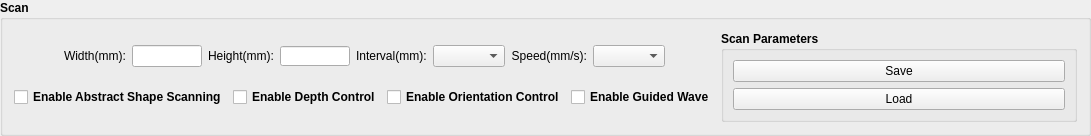
     <widget class="QGroupBox" name="groupBoxScan">
      <property name="geometry">
       <rect>
        <x>10</x>
        <y>120</y>
        <width>1091</width>
        <height>132</height>
       </rect>
      </property>
      <property name="font">
       <font>
        <weight>75</weight>
        <bold>true</bold>
       </font>
      </property>
      <property name="title">
       <string>Scan</string>
      </property>
      <layout class="QHBoxLayout" name="horizontalLayout_24">
       <item>
        <layout class="QHBoxLayout" name="horizontalLayout_15">
         <item>
          <layout class="QVBoxLayout" name="verticalLayout_30">
           <item>
            <layout class="QHBoxLayout" name="horizontalLayout_27">
             <item>
              <layout class="QHBoxLayout" name="horizontalLayout_5">
               <item>
                <layout class="QHBoxLayout" name="horizontalLayout">
                 <item>
                  <widget class="QLabel" name="labelScanWidth">
                   <property name="sizePolicy">
                    <sizepolicy hsizetype="Fixed" vsizetype="Preferred">
                     <horstretch>0</horstretch>
                     <verstretch>0</verstretch>
                    </sizepolicy>
                   </property>
                   <property name="font">
                    <font>
                     <weight>50</weight>
                     <bold>false</bold>
                    </font>
                   </property>
                   <property name="text">
                    <string>Width(mm):</string>
                   </property>
                  </widget>
                 </item>
                 <item>
                  <widget class="QLineEdit" name="lineEditScanWidth">
                   <property name="sizePolicy">
                    <sizepolicy hsizetype="Fixed" vsizetype="Fixed">
                     <horstretch>0</horstretch>
                     <verstretch>0</verstretch>
                    </sizepolicy>
                   </property>
                   <property name="maximumSize">
                    <size>
                     <width>70</width>
                     <height>22</height>
                    </size>
                   </property>
                   <property name="font">
                    <font>
                     <weight>50</weight>
                     <bold>false</bold>
                    </font>
                   </property>
                   <property name="toolTip">
                    <string>Valid range: 50mm~700mm - Increment: 10mm</string>
                   </property>
                   <property name="statusTip">
                    <string>Width of scan area. Valid range: 50mm~500mm - Increment: 10mm</string>
                   </property>
                   <property name="maxLength">
                    <number>5</number>
                   </property>
                   <property name="alignment">
                    <set>Qt::AlignRight|Qt::AlignTrailing|Qt::AlignVCenter</set>
                   </property>
                  </widget>
                 </item>
                </layout>
               </item>
               <item>
                <layout class="QHBoxLayout" name="horizontalLayout_4">
                 <item>
                  <widget class="QLabel" name="labelScanHeight">
                   <property name="sizePolicy">
                    <sizepolicy hsizetype="Fixed" vsizetype="Preferred">
                     <horstretch>0</horstretch>
                     <verstretch>0</verstretch>
                    </sizepolicy>
                   </property>
                   <property name="font">
                    <font>
                     <weight>50</weight>
                     <bold>false</bold>
                    </font>
                   </property>
                   <property name="text">
                    <string>Height(mm):</string>
                   </property>
                  </widget>
                 </item>
                 <item>
                  <widget class="QLineEdit" name="lineEditScanHeight">
                   <property name="sizePolicy">
                    <sizepolicy hsizetype="Fixed" vsizetype="Fixed">
                     <horstretch>0</horstretch>
                     <verstretch>0</verstretch>
                    </sizepolicy>
                   </property>
                   <property name="maximumSize">
                    <size>
                     <width>70</width>
                     <height>20</height>
                    </size>
                   </property>
                   <property name="font">
                    <font>
                     <weight>50</weight>
                     <bold>false</bold>
                    </font>
                   </property>
                   <property name="toolTip">
                    <string>Valid range: 50mm~700mm - Increment: 10mm</string>
                   </property>
                   <property name="toolTipDuration">
                    <number>1000</number>
                   </property>
                   <property name="statusTip">
                    <string notr="true">Height of scan area. Valid range: 50mm~500mm - Increment: 10mm</string>
                   </property>
                   <property name="maxLength">
                    <number>5</number>
                   </property>
                   <property name="frame">
                    <bool>true</bool>
                   </property>
                   <property name="alignment">
                    <set>Qt::AlignRight|Qt::AlignTrailing|Qt::AlignVCenter</set>
                   </property>
                   <property name="cursorMoveStyle">
                    <enum>Qt::VisualMoveStyle</enum>
                   </property>
                   <property name="clearButtonEnabled">
                    <bool>false</bool>
                   </property>
                  </widget>
                 </item>
                </layout>
               </item>
               <item>
                <layout class="QHBoxLayout" name="horizontalLayout_7">
                 <item>
                  <widget class="QLabel" name="labelScanInterval">
                   <property name="sizePolicy">
                    <sizepolicy hsizetype="Fixed" vsizetype="Preferred">
                     <horstretch>0</horstretch>
                     <verstretch>0</verstretch>
                    </sizepolicy>
                   </property>
                   <property name="font">
                    <font>
                     <weight>50</weight>
                     <bold>false</bold>
                    </font>
                   </property>
                   <property name="text">
                    <string>Interval(mm):</string>
                   </property>
                  </widget>
                 </item>
                 <item>
                  <widget class="QComboBox" name="enumScanInterval">
                   <property name="sizePolicy">
                    <sizepolicy hsizetype="Fixed" vsizetype="Fixed">
                     <horstretch>0</horstretch>
                     <verstretch>0</verstretch>
                    </sizepolicy>
                   </property>
                   <property name="font">
                    <font>
                     <weight>50</weight>
                     <bold>false</bold>
                    </font>
                   </property>
                  </widget>
                 </item>
                </layout>
               </item>
               <item>
                <layout class="QHBoxLayout" name="horizontalLayout_50">
                 <item>
                  <widget class="QLabel" name="label_18">
                   <property name="sizePolicy">
                    <sizepolicy hsizetype="Fixed" vsizetype="Preferred">
                     <horstretch>0</horstretch>
                     <verstretch>0</verstretch>
                    </sizepolicy>
                   </property>
                   <property name="minimumSize">
                    <size>
                     <width>0</width>
                     <height>0</height>
                    </size>
                   </property>
                   <property name="font">
                    <font>
                     <weight>50</weight>
                     <bold>false</bold>
                    </font>
                   </property>
                   <property name="text">
                    <string>Speed(mm/s):</string>
                   </property>
                   <property name="alignment">
                    <set>Qt::AlignRight|Qt::AlignTrailing|Qt::AlignVCenter</set>
                   </property>
                  </widget>
                 </item>
                 <item>
                  <widget class="QComboBox" name="enumSpeed">
                   <property name="sizePolicy">
                    <sizepolicy hsizetype="Fixed" vsizetype="Fixed">
                     <horstretch>0</horstretch>
                     <verstretch>0</verstretch>
                    </sizepolicy>
                   </property>
                   <property name="minimumSize">
                    <size>
                     <width>55</width>
                     <height>0</height>
                    </size>
                   </property>
                   <property name="font">
                    <font>
                     <weight>50</weight>
                     <bold>false</bold>
                    </font>
                   </property>
                  </widget>
                 </item>
                </layout>
               </item>
              </layout>
             </item>
            </layout>
           </item>
           <item>
            <layout class="QHBoxLayout" name="horizontalLayout_6">
             <item>
              <widget class="QCheckBox" name="checkBoxAbstractShapeScanning">
               <property name="text">
                <string>Enable Abstract Shape Scanning</string>
               </property>
              </widget>
             </item>
             <item>
              <widget class="QCheckBox" name="checkBoxEnDepthControl">
               <property name="text">
                <string>Enable Depth Control</string>
               </property>
              </widget>
             </item>
             <item>
              <widget class="QCheckBox" name="checkBoxEnOrientControl">
               <property name="text">
                <string>Enable Orientation Control</string>
               </property>
              </widget>
             </item>
             <item>
              <widget class="QCheckBox" name="checkBoxEnGuidedWave">
               <property name="text">
                <string>Enable Guided Wave</string>
               </property>
              </widget>
             </item>
            </layout>
           </item>
          </layout>
         </item>
         <item>
          <widget class="QGroupBox" name="groupBox_2">
           <property name="title">
            <string>Scan Parameters</string>
           </property>
           <layout class="QVBoxLayout" name="verticalLayout_51">
            <item>
             <layout class="QVBoxLayout" name="verticalLayout_50">
              <item>
               <widget class="QPushButton" name="pushButtonSaveSettings">
                <property name="font">
                 <font>
                  <weight>50</weight>
                  <bold>false</bold>
                 </font>
                </property>
                <property name="statusTip">
                 <string>Save the setting to file. (C:\FF_PE_UPI_Data\Setting)</string>
                </property>
                <property name="text">
                 <string>Save</string>
                </property>
               </widget>
              </item>
              <item>
               <widget class="QPushButton" name="pushButtonLoadSettings">
                <property name="font">
                 <font>
                  <weight>50</weight>
                  <bold>false</bold>
                 </font>
                </property>
                <property name="statusTip">
                 <string>Load the setting from file.</string>
                </property>
                <property name="text">
                 <string>Load</string>
                </property>
               </widget>
              </item>
             </layout>
            </item>
           </layout>
          </widget>
         </item>
        </layout>
       </item>
      </layout>
      <zorder></zorder>
     </widget>
